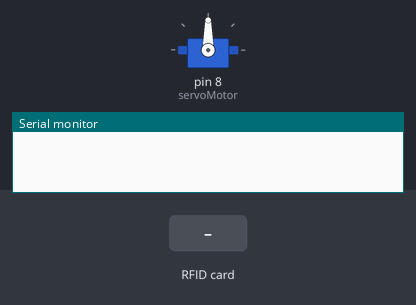
A sketch run on a simulated Arduino Uno, built with avr-gcc and run on an emulated ATmega328P. On the bench: servo, the last lines printed to the serial monitor. The inputs (shaded band) are chosen by the test bench.

Above: at 1.2 s.
1.3 s: RFID card 79 65 CB 35 held to the reader
At 2.1 s:
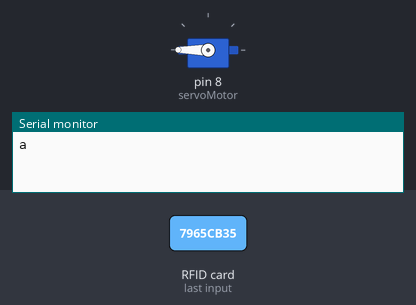
2.8 s: RFID card 45 03 00 AB held to the reader
At 8.0 s:
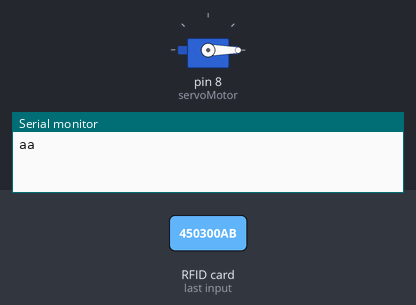
Timing chart, 0 to 9.5 s (numbered marks = the images above; inputs shaded):
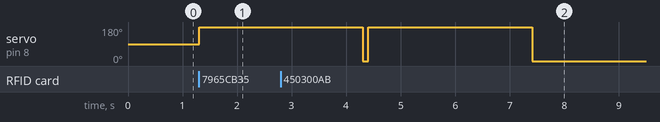

The sketch:

access.ino
```cpp
#include <SPI.h>
#include <MFRC522.h>
#include <Servo.h>

#define RST_PIN  9    //Pin 9 para el reset del RC522
#define SS_PIN  10   //Pin 10 para el SS (SDA) del RC522
#define DELAY   100

MFRC522 mfrc522(SS_PIN, RST_PIN); ///Creamos el objeto para el RC522
Servo servoMotor;

void setup() {
  Serial.begin(9600); //Iniciamos La comunicacion serial
  SPI.begin();        //Iniciamos el Bus SPI
  mfrc522.PCD_Init(); // Iniciamos el MFRC522
  servoMotor.attach(8);
//  Serial.println("Control de acceso:");
}

byte ActualUID[4]; //almacenará el código del Tag leído
byte Usuario1[4]= {0x79, 0x65, 0xCB, 0x35} ; //código del usuario 1 79 65 CB 35
byte Usuario2[4]= {0x45, 0x03, 0x00, 0xAB} ; //código del usuario 2
void loop() {
  // Revisamos si hay nuevas tarjetas  presentes
  if ( mfrc522.PICC_IsNewCardPresent())
        {
      //Seleccionamos una tarjeta
            if ( mfrc522.PICC_ReadCardSerial())
            {
                  // Enviamos serialemente su UID
//                  Serial.print(F("Card UID:"));
                  for (byte i = 0; i < mfrc522.uid.size; i++) {
//                          Serial.print(mfrc522.uid.uidByte[i] < 0x10 ? " 0" : " ");
//                          Serial.print(mfrc522.uid.uidByte[i], HEX);
                          ActualUID[i]=mfrc522.uid.uidByte[i];
                  }
//                  Serial.print("     ");
                  //comparamos los UID para determinar si es uno de nuestros usuarios
                  if(compareArray(ActualUID,Usuario1)){
//                    Serial.println("Acceso concedido...");
                    Serial.print('a');
                    servoMotor.write(180);
                      delay(3000);
                      servoMotor.write(0);
                  }
                  else if(compareArray(ActualUID,Usuario2)){
//                    Serial.println("Acceso concedido...");
                    Serial.print('a');
                    servoMotor.write(180);
                      delay(3000);
                      servoMotor.write(0);
                  }
                  else
                    Serial.print('i');

                  // Terminamos la lectura de la tarjeta tarjeta  actual
                  mfrc522.PICC_HaltA();
                  delay(DELAY);
            }

  }

}

//Función para comparar dos vectores
 boolean compareArray(byte array1[],byte array2[])
{
  if(array1[0] != array2[0])return(false);
  if(array1[1] != array2[1])return(false);
  if(array1[2] != array2[2])return(false);
  if(array1[3] != array2[3])return(false);
  return(true);
}
```

Measured:
- after the input at 1.3 s, servo on pin 8 (servoMotor): 90° → 180° at once
